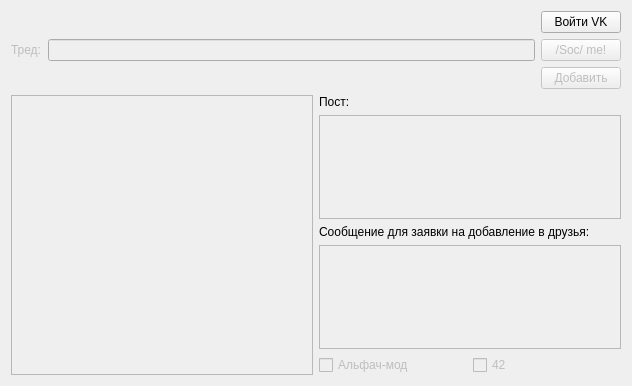
<?xml version="1.0" encoding="UTF-8"?>
<ui version="4.0">
 <class>MainWindow</class>
 <widget class="QMainWindow" name="MainWindow">
  <property name="geometry">
   <rect>
    <x>0</x>
    <y>0</y>
    <width>632</width>
    <height>386</height>
   </rect>
  </property>
  <property name="sizePolicy">
   <sizepolicy hsizetype="Expanding" vsizetype="Expanding">
    <horstretch>0</horstretch>
    <verstretch>0</verstretch>
   </sizepolicy>
  </property>
  <property name="minimumSize">
   <size>
    <width>300</width>
    <height>200</height>
   </size>
  </property>
  <property name="maximumSize">
   <size>
    <width>800</width>
    <height>600</height>
   </size>
  </property>
  <property name="windowTitle">
   <string>Soc me!</string>
  </property>
  <widget class="QWidget" name="centralWidget">
   <property name="sizePolicy">
    <sizepolicy hsizetype="Expanding" vsizetype="Expanding">
     <horstretch>0</horstretch>
     <verstretch>0</verstretch>
    </sizepolicy>
   </property>
   <property name="layoutDirection">
    <enum>Qt::LeftToRight</enum>
   </property>
   <layout class="QHBoxLayout" name="horizontalLayout_2">
    <item>
     <layout class="QVBoxLayout" name="verticalLayout_2">
      <item>
       <layout class="QHBoxLayout" name="vk">
        <item>
         <widget class="QLabel" name="vk_avatar">
          <property name="text">
           <string/>
          </property>
         </widget>
        </item>
        <item>
         <spacer name="horizontalSpacer">
          <property name="orientation">
           <enum>Qt::Horizontal</enum>
          </property>
          <property name="sizeHint" stdset="0">
           <size>
            <width>40</width>
            <height>20</height>
           </size>
          </property>
         </spacer>
        </item>
        <item>
         <widget class="QLabel" name="vk_name">
          <property name="text">
           <string/>
          </property>
          <property name="alignment">
           <set>Qt::AlignCenter</set>
          </property>
         </widget>
        </item>
        <item>
         <spacer name="horizontalSpacer_2">
          <property name="orientation">
           <enum>Qt::Horizontal</enum>
          </property>
          <property name="sizeHint" stdset="0">
           <size>
            <width>40</width>
            <height>20</height>
           </size>
          </property>
         </spacer>
        </item>
        <item>
         <widget class="QPushButton" name="vk_login">
          <property name="text">
           <string>Войти VK</string>
          </property>
         </widget>
        </item>
       </layout>
      </item>
      <item>
       <layout class="QHBoxLayout" name="horizontalLayout">
        <item>
         <widget class="QLabel" name="label_3">
          <property name="enabled">
           <bool>false</bool>
          </property>
          <property name="text">
           <string>Тред:</string>
          </property>
         </widget>
        </item>
        <item>
         <widget class="QLineEdit" name="thread_url">
          <property name="enabled">
           <bool>false</bool>
          </property>
         </widget>
        </item>
        <item>
         <widget class="QPushButton" name="soc_thread">
          <property name="enabled">
           <bool>false</bool>
          </property>
          <property name="text">
           <string>/Soc/ me!</string>
          </property>
         </widget>
        </item>
       </layout>
      </item>
      <item>
       <layout class="QHBoxLayout" name="horizontalLayout_5">
        <item>
         <widget class="QLabel" name="result_label">
          <property name="text">
           <string/>
          </property>
         </widget>
        </item>
        <item>
         <spacer name="horizontalSpacer_3">
          <property name="orientation">
           <enum>Qt::Horizontal</enum>
          </property>
          <property name="sizeHint" stdset="0">
           <size>
            <width>40</width>
            <height>20</height>
           </size>
          </property>
         </spacer>
        </item>
        <item>
         <widget class="QPushButton" name="add_friend">
          <property name="enabled">
           <bool>false</bool>
          </property>
          <property name="text">
           <string>Добавить</string>
          </property>
         </widget>
        </item>
       </layout>
      </item>
      <item>
       <layout class="QHBoxLayout" name="horizontalLayout_3">
        <item>
         <widget class="QListView" name="id_list">
          <property name="enabled">
           <bool>false</bool>
          </property>
          <property name="editTriggers">
           <set>QAbstractItemView::NoEditTriggers</set>
          </property>
          <property name="selectionMode">
           <enum>QAbstractItemView::SingleSelection</enum>
          </property>
         </widget>
        </item>
        <item>
         <layout class="QVBoxLayout" name="verticalLayout">
          <item>
           <widget class="QLabel" name="label_2">
            <property name="text">
             <string>Пост:</string>
            </property>
           </widget>
          </item>
          <item>
           <widget class="QTextBrowser" name="post_text">
            <property name="enabled">
             <bool>false</bool>
            </property>
           </widget>
          </item>
          <item>
           <widget class="QLabel" name="label">
            <property name="enabled">
             <bool>true</bool>
            </property>
            <property name="text">
             <string>Cообщение для заявки на добавление в друзья:</string>
            </property>
           </widget>
          </item>
          <item>
           <widget class="QTextEdit" name="send_text">
            <property name="enabled">
             <bool>false</bool>
            </property>
            <property name="readOnly">
             <bool>true</bool>
            </property>
           </widget>
          </item>
          <item>
           <layout class="QHBoxLayout" name="horizontalLayout_4">
            <item>
             <widget class="QCheckBox" name="checkBox_2">
              <property name="enabled">
               <bool>false</bool>
              </property>
              <property name="text">
               <string>Альфач-мод</string>
              </property>
             </widget>
            </item>
            <item>
             <widget class="QCheckBox" name="checkBox">
              <property name="enabled">
               <bool>false</bool>
              </property>
              <property name="text">
               <string>42</string>
              </property>
             </widget>
            </item>
           </layout>
          </item>
         </layout>
        </item>
       </layout>
      </item>
     </layout>
    </item>
   </layout>
  </widget>
 </widget>
 <layoutdefault spacing="6" margin="11"/>
 <resources/>
 <connections/>
</ui>
